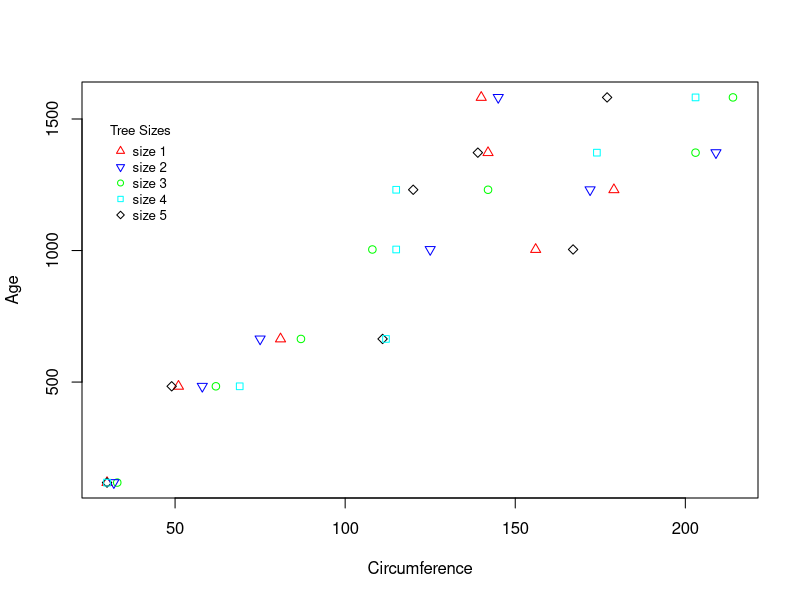
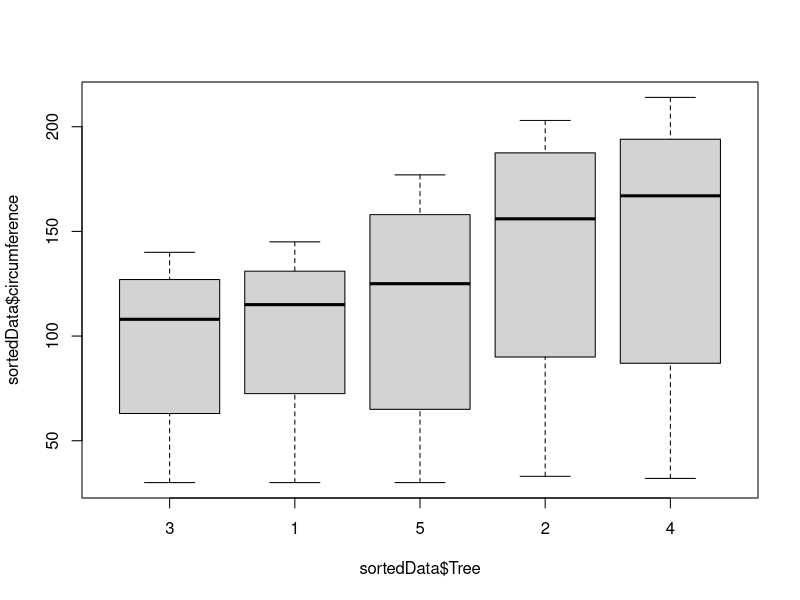

Recreate these plots in R, in order.
head(Orange)
tapply(Orange$circumference, Orange$Tree, mean)
Circumference = Orange$circumference
Age = Orange$age

plot(Circumference, Age, pch=c(24, 25, 21, 22, 23), col=c('red', 'blue', 'green', 'cyan', 'black'))
legend(30, 1500, pch=c(24, 25, 21, 22, 23), legend = paste("size", c(1, 2, 3, 4, 5)), title="Tree Sizes", col=c('red', 'blue', 'green', 'cyan', 'black'), bty='n', cex=.8, xpd = FALSE)

sortedData = Orange[order(Orange$circumference),]
boxplot(sortedData$circumference ~ sortedData$Tree)
